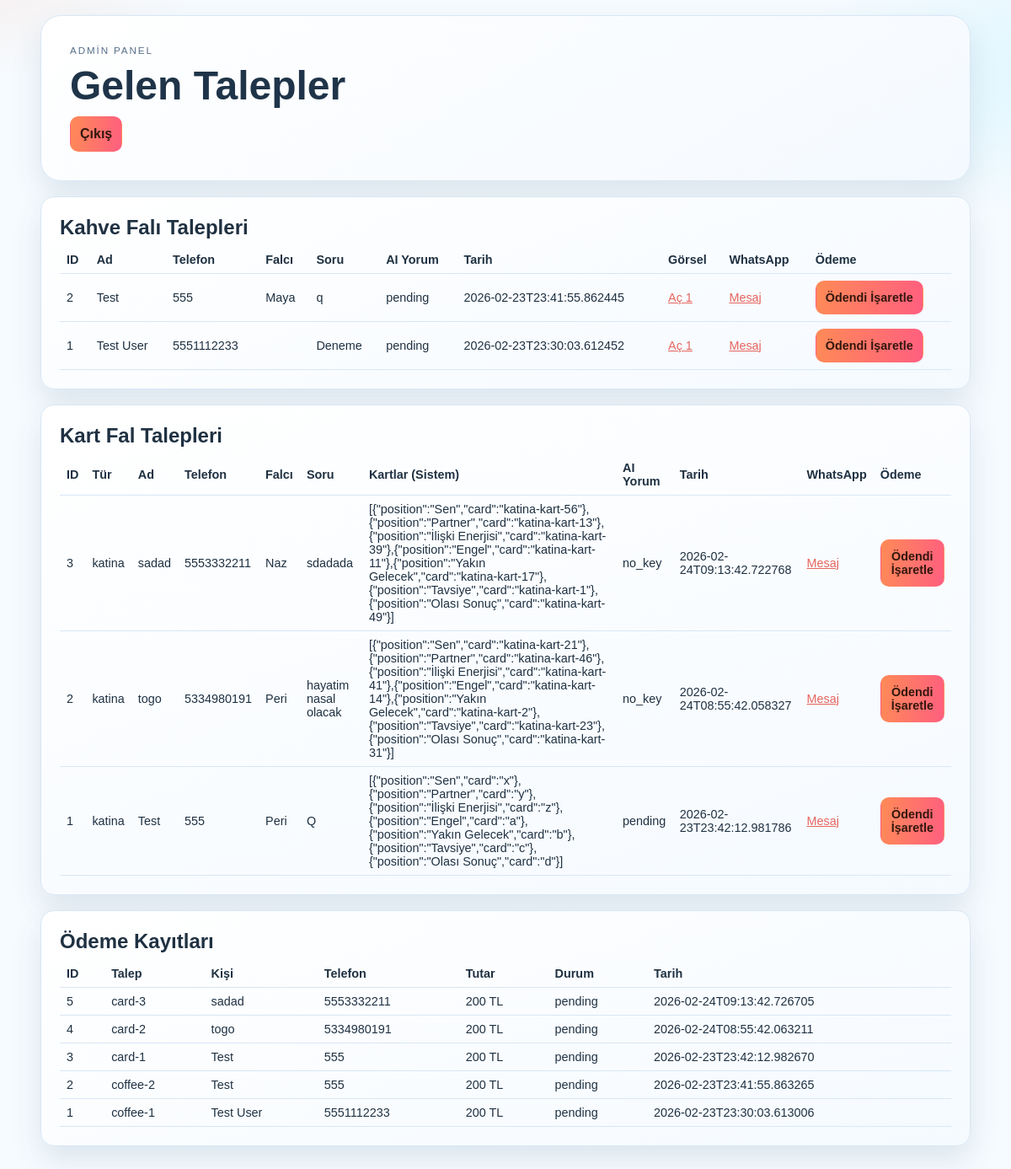
Page /admin (signed in) on the committed database.
### tables this page shows
CREATE TABLE coffee_requests (
                id INTEGER PRIMARY KEY AUTOINCREMENT,
                full_name TEXT NOT NULL,
                phone TEXT NOT NULL,
                question TEXT NOT NULL,
                image_path TEXT NOT NULL,
                created_at TEXT NOT NULL,
                paid INTEGER NOT NULL DEFAULT 0
            , image_paths TEXT NOT NULL DEFAULT '[]', reader_name TEXT NOT NULL DEFAULT '', ai_status TEXT NOT NULL DEFAULT 'pending', ai_reading TEXT NOT NULL DEFAULT '', ai_batch_id TEXT NOT NULL DEFAULT '', ai_custom_id TEXT NOT NULL DEFAULT '', user_id INTEGER NOT NULL DEFAULT 0);

CREATE TABLE card_requests (
                id INTEGER PRIMARY KEY AUTOINCREMENT,
                reading_type TEXT NOT NULL,
                full_name TEXT NOT NULL,
                phone TEXT NOT NULL,
                question TEXT NOT NULL,
                selected_cards TEXT NOT NULL,
                created_at TEXT NOT NULL,
                paid INTEGER NOT NULL DEFAULT 0
            , reader_name TEXT NOT NULL DEFAULT '', ai_status TEXT NOT NULL DEFAULT 'pending', ai_reading TEXT NOT NULL DEFAULT '', ai_batch_id TEXT NOT NULL DEFAULT '', ai_custom_id TEXT NOT NULL DEFAULT '', user_id INTEGER NOT NULL DEFAULT 0);

CREATE TABLE payment_requests (
                id INTEGER PRIMARY KEY AUTOINCREMENT,
                request_kind TEXT NOT NULL,
                request_id INTEGER NOT NULL,
                full_name TEXT NOT NULL,
                phone TEXT NOT NULL,
                amount INTEGER NOT NULL,
                status TEXT NOT NULL,
                created_at TEXT NOT NULL
            , currency TEXT NOT NULL DEFAULT 'TL', user_id INTEGER NOT NULL DEFAULT 0);

### app.py (the view)
@app.get("/admin")
def admin():
    if not admin_required():
        return render_template("admin_login.html")
    with sqlite3.connect(DB_PATH) as conn:
        conn.row_factory = sqlite3.Row
        coffee_rows = conn.execute(
            "SELECT * FROM coffee_requests ORDER BY id DESC LIMIT 100"
        ).fetchall()
        card_rows = conn.execute(
            "SELECT * FROM card_requests ORDER BY id DESC LIMIT 100"
        ).fetchall()
        payment_rows = conn.execute(
            "SELECT * FROM payment_requests ORDER BY id DESC LIMIT 200"
        ).fetchall()
    coffee_was = [
        {
            "id": row["id"],
            "full_name": row["full_name"],
            "phone": row["phone"],
            "question": row["question"],
            "reader_name": row["reader_name"],
            "created_at": row["created_at"],
            "image_path": row["image_path"],
            "image_paths": parse_json_list(row["image_paths"]),
            "ai_status": row["ai_status"],
            "ai_reading": row["ai_reading"],
            "paid": row["paid"],
            "wa_link": build_whatsapp_link(
                row["phone"], f"Merhaba {row['full_name']}, kahve falı talebiniz hazırlanıyor."
            ),
        }
        for row in coffee_rows
    ]
    card_was = [
        {
            "id": row["id"],
            "reading_type": row["reading_type"],
            "full_name": row["full_name"],
            "phone": row["phone"],
            "question": row["question"],
            "reader_name": row["reader_name"],
            "selected_cards": row["selected_cards"],
            "ai_status": row["ai_status"],
            "ai_reading": row["ai_reading"],
            "created_at": row["created_at"],
            "paid": row["paid"],
            "wa_link": build_whatsapp_link(
                row["phone"],
                f"Merhaba {row['full_name']}, {row['reading_type']} falı talebiniz alındı.",
            ),
        }
        for row in card_rows
    ]
    return render_template(
        "admin.html",
        coffee_rows=coffee_was,
        card_rows=card_was,
        payment_rows=payment_rows,
    )

### app.py (called while the page is built)
def admin_required() -> bool:
    return bool(session.get("is_admin"))

def get_current_user_id() -> int:
    raw = session.get("user_id")
    try:
        return int(raw or 0)
    except (TypeError, ValueError):
        return 0

def user_logged_in() -> bool:
    return get_current_user_id() > 0

def clean_phone(phone: str) -> str:
    return "".join(ch for ch in phone if ch.isdigit())

def build_whatsapp_link(phone: str, message: str) -> str:
    digits = clean_phone(phone)
    if not digits:
        return ""
    return f"https://wa.me/{digits}?text={quote(message)}"

def parse_json_list(raw: str) -> list[str]:
    try:
        parsed = json.loads(raw or "[]")
        if isinstance(parsed, list):
            return [str(x) for x in parsed]
    except ValueError:
        pass
    return []

def get_lang() -> str:
    requested = request.args.get("lang")
    if requested in LANGUAGES:
        session["lang"] = requested
        return requested
    saved = session.get("lang")
    if saved in LANGUAGES:
        return saved
    return DEFAULT_LANG

@app.context_processor
def inject_i18n():
    return {
        "t": t,
        "lang": get_lang(),
        "lang_url": lang_url,
        "is_logged_in": user_logged_in(),
        "current_username": session.get("username", ""),
        "reader_image_url": resolve_image_path,
        "pexels_license_url": PEXELS_LICENSE_URL,
        "instagram_url": INSTAGRAM_URL,
        "x_url": X_URL,
        "telegram_url": TELEGRAM_URL,
        "live_support_url": LIVE_SUPPORT_URL,
    }

### templates/admin.html (shortened to what this page needs)
<!doctype html>
<html lang="tr">
  <head>
    <link rel="stylesheet" href="{{ url_for('static', filename='style.css') }}?v=20260224-11" />
  </head>
  <body>
    <main class="container">
      <header class="hero slim">
        <p class="kicker">Admin Panel</p>
        <h1>Gelen Talepler</h1>
        <form action="/admin/logout" method="post">
          <button type="submit">Çıkış</button>
        </form>
      </header>
      <section class="card">
        <h2>Kahve Falı Talepleri</h2>
        <div class="table-wrap">
          <table>
            <thead>
              <tr>
                <th>ID</th>
                <th>Ad</th>
                <th>Telefon</th>
                <th>Falcı</th>
                <th>Soru</th>
                <th>AI Yorum</th>
                <th>Tarih</th>
                <th>Görsel</th>
                <th>WhatsApp</th>
                <th>Ödeme</th>
              </tr>
            </thead>
            <tbody>
              {% for row in coffee_rows %}
              <tr>
                <td>{{ row['id'] }}</td>
                <td>{{ row['full_name'] }}</td>
                <td>{{ row['phone'] }}</td>
                <td>{{ row['reader_name'] }}</td>
                <td>{{ row['question'] }}</td>
                <td>{% if row['ai_status'] == 'ready' %}{{ row['ai_reading'] }}{% else %}{{ row['ai_status'] }}{% endif %}</td>
                <td>{{ row['created_at'] }}</td>
                <td>
                  {% if row['image_paths'] %}
                    {% for path in row['image_paths'] %}
                      <a href="{{ url_for('static', filename=path) }}" target="_blank">Aç {{ loop.index }}</a>{% if not loop.last %}, {% endif %}
                    {% endfor %}
                  {% else %}
                    <a href="{{ url_for('static', filename=row['image_path']) }}" target="_blank">Aç</a>
                  {% endif %}
                </td>
                <td>{% if row['wa_link'] %}<a href="{{ row['wa_link'] }}" target="_blank">Mesaj</a>{% endif %}</td>
                <td>
                  {% if row['paid'] %}
                    Ödendi
                  {% else %}
                    <form action="/admin/mark-paid/coffee/{{ row['id'] }}" method="post">
                      <button type="submit">Ödendi İşaretle</button>
                    </form>
                  {% endif %}
                </td>
              </tr>
              {% endfor %}
            </tbody>
          </table>
        </div>
      </section>
      <section class="card">
        <h2>Kart Fal Talepleri</h2>
        <div class="table-wrap">
          <table>
            <thead>
              <tr>
                <th>ID</th>
                <th>Tür</th>
                <th>Ad</th>
                <th>Telefon</th>
                <th>Falcı</th>
                <th>Soru</th>
                <th>Kartlar (Sistem)</th>
                <th>AI Yorum</th>
                <th>Tarih</th>
                <th>WhatsApp</th>
                <th>Ödeme</th>
              </tr>
            </thead>
            <tbody>
              {% for row in card_rows %}
              <tr>
                <td>{{ row['id'] }}</td>
                <td>{{ row['reading_type'] }}</td>
                <td>{{ row['full_name'] }}</td>
                <td>{{ row['phone'] }}</td>
                <td>{{ row['reader_name'] }}</td>
                <td>{{ row['question'] }}</td>
                <td>{{ row['selected_cards'] }}</td>
                <td>{% if row['ai_status'] == 'ready' %}{{ row['ai_reading'] }}{% else %}{{ row['ai_status'] }}{% endif %}</td>
                <td>{{ row['created_at'] }}</td>
                <td>{% if row['wa_link'] %}<a href="{{ row['wa_link'] }}" target="_blank">Mesaj</a>{% endif %}</td>
                <td>
                  {% if row['paid'] %}
                    Ödendi
                  {% else %}
                    <form action="/admin/mark-paid/card/{{ row['id'] }}" method="post">
                      <button type="submit">Ödendi İşaretle</button>
                    </form>
                  {% endif %}
                </td>
              </tr>
              {% endfor %}
            </tbody>
          </table>
        </div>
      </section>
      <section class="card">
        <h2>Ödeme Kayıtları</h2>
        <div class="table-wrap">
          <table>
            <thead>
              <tr>
                <th>ID</th>
                <th>Talep</th>
                <th>Kişi</th>
                <th>Telefon</th>
                <th>Tutar</th>
                <th>Durum</th>
                <th>Tarih</th>
              </tr>
            </thead>
            <tbody>
              {% for row in payment_rows %}
              <tr>
                <td>{{ row['id'] }}</td>
                <td>{{ row['request_kind'] }}-{{ row['request_id'] }}</td>
                <td>{{ row['full_name'] }}</td>
                <td>{{ row['phone'] }}</td>
                <td>{{ row['amount'] }} {{ row['currency'] }}</td>
                <td>{{ row['status'] }}</td>
                <td>{{ row['created_at'] }}</td>
              </tr>
              {% endfor %}
            </tbody>
          </table>
        </div>
      </section>
    </main>
  </body>
</html>

### static/style.css (style rules this page uses)
:root { --bg: #f6fbff; --surface: #ffffff; --surface-soft: #f0f7ff; --text: #1f3142; --muted: #587089; --stroke: #d8e7f5; --accent-a: #ff8a57; --accent-b: #ff5f7f; --accent-c: #36d5ff; --shadow: 0 16px 36px rgba(35, 71, 108, 0.12); --ok: #41b883; --error: #e66565; --menu-bg: #ffffff; --menu-text: #2b445b; }
* { box-sizing: border-box; }
body { margin: 0; min-height: 100vh; color: var(--text); font-family: "Sora", sans-serif; overflow-x: hidden; background: radial-gradient(40rem 22rem at -8% -8%, rgba(255, 152, 112, 0.2), transparent 62%), radial-gradient(38rem 20rem at 108% 6%, rgba(54, 213, 255, 0.13), transparent 58%), var(--bg); }
.container { width: min(1120px, 92vw); margin: 0 auto; padding: 18px 0 60px; position: relative; z-index: 2; }
.hero { border: 1px solid var(--stroke); border-radius: 24px; padding: 34px; background: linear-gradient(150deg, #ffffff, #f4f9ff); box-shadow: var(--shadow); }
.kicker { margin: 0; letter-spacing: 0.16em; text-transform: uppercase; font-size: 0.73rem; color: #6e8aa6; }
.hero h1 { margin: 10px 0; font-family: "Space Grotesk", sans-serif; font-size: clamp(2rem, 4vw, 3.2rem); line-height: 1.08; color: #1f3449; }
.hero p { margin: 0; color: var(--muted); max-width: 70ch; }
.card { margin-top: 18px; border-radius: 16px; padding: 22px; background: linear-gradient(160deg, #ffffff, #f5faff); border: 1px solid var(--stroke); box-shadow: var(--shadow); }
h2 { margin-top: 0; margin-bottom: 8px; font-family: "Space Grotesk", sans-serif; }
input, textarea, select, button { font: inherit; border-radius: 10px; border: 1px solid #d0e2f3; padding: 11px; }
button, .payment-link { background: linear-gradient(95deg, var(--accent-a), var(--accent-b)); color: #34170e; border-color: transparent; font-weight: 700; cursor: pointer; }
.table-wrap { overflow: auto; }
table { width: 100%; border-collapse: collapse; font-size: 0.9rem; }
th, td { border-bottom: 1px solid #d8e7f5; padding: 8px; text-align: left; }
a { color: #e6655e; }

### rows in the picture
coffee_requests: id "2", full_name "Test", phone "555", reader_name "Maya", question "q", ai_status "pending", created_at "2026-02-23T23:41:55.862445"
coffee_requests: id "1", full_name "Test User", phone "5551112233", question "Deneme", ai_status "pending", created_at "2026-02-23T23:30:03.612452"
card_requests: id "3", reading_type "katina", full_name "sadad", phone "5553332211", reader_name "Naz", question "sdadada", selected_cards "[{\"position\":\"Sen\",\"card\":\"katina-kart-56\"},{\"position\":\"Partner\",\"card\":\"katina-kart-13\"},{\"position\":\"İlişki Enerjisi\",\"card\":\"katina-kart-39\"},{\"position\":\"Engel\",\"card\":\"katina-kart-11\"},{\"position\":\"Yakın Gelecek\",\"card\":\"katina-kart-17\"},{\"position\":\"Tavsiye\",\"card\":\"katina-kart-1\"},{\"position\":\"Olası Sonuç\",\"card\":\"katina-kart-49\"}]", ai_status "no_key", created_at "2026-02-24T09:13:42.722768"
card_requests: id "2", reading_type "katina", full_name "togo", phone "5334980191", reader_name "Peri", question "hayatim nasal olacak", selected_cards "[{\"position\":\"Sen\",\"card\":\"katina-kart-21\"},{\"position\":\"Partner\",\"card\":\"katina-kart-46\"},{\"position\":\"İlişki Enerjisi\",\"card\":\"katina-kart-41\"},{\"position\":\"Engel\",\"card\":\"katina-kart-14\"},{\"position\":\"Yakın Gelecek\",\"card\":\"katina-kart-2\"},{\"position\":\"Tavsiye\",\"card\":\"katina-kart-23\"},{\"position\":\"Olası Sonuç\",\"card\":\"katina-kart-31\"}]", ai_status "no_key", created_at "2026-02-24T08:55:42.058327"
card_requests: id "1", reading_type "katina", full_name "Test", phone "555", reader_name "Peri", question "Q", selected_cards "[{\"position\":\"Sen\",\"card\":\"x\"},{\"position\":\"Partner\",\"card\":\"y\"},{\"position\":\"İlişki Enerjisi\",\"card\":\"z\"},{\"position\":\"Engel\",\"card\":\"a\"},{\"position\":\"Yakın Gelecek\",\"card\":\"b\"},{\"position\":\"Tavsiye\",\"card\":\"c\"},{\"position\":\"Olası Sonuç\",\"card\":\"d\"}]", ai_status "pending", created_at "2026-02-23T23:42:12.981786"
payment_requests: id "5", request_kind "card", request_id "3", full_name "sadad", phone "5553332211", amount "200", currency "TL", status "pending", created_at "2026-02-24T09:13:42.726705"
payment_requests: id "4", request_kind "card", request_id "2", full_name "togo", phone "5334980191", amount "200", currency "TL", status "pending", created_at "2026-02-24T08:55:42.063211"
payment_requests: id "3", request_kind "card", request_id "1", full_name "Test", phone "555", amount "200", currency "TL", status "pending", created_at "2026-02-23T23:42:12.982670"
payment_requests: id "2", request_kind "coffee", request_id "2", full_name "Test", phone "555", amount "200", currency "TL", status "pending", created_at "2026-02-23T23:41:55.863265"
payment_requests: id "1", request_kind "coffee", request_id "1", full_name "Test User", phone "5551112233", amount "200", currency "TL", status "pending", created_at "2026-02-23T23:30:03.613006"
